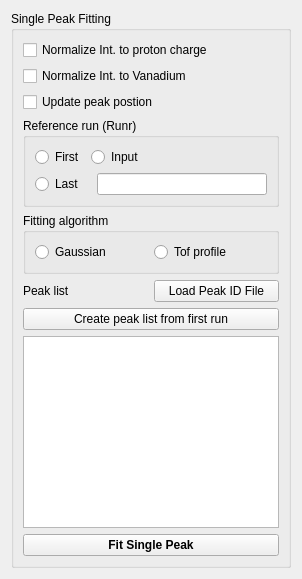
      <widget class="QWidget" name="tab_10">
       <attribute name="title">
        <string>VSPF</string>
       </attribute>
       <layout class="QVBoxLayout" name="verticalLayout_22">
        <item>
         <widget class="QGroupBox" name="groupBox_17">
          <property name="toolTip">
           <string>&lt;html&gt;&lt;head/&gt;&lt;body&gt;&lt;p&gt;VSPF: Peak fitting&lt;/p&gt;&lt;/body&gt;&lt;/html&gt;</string>
          </property>
          <property name="title">
           <string>Single Peak Fitting</string>
          </property>
          <layout class="QVBoxLayout" name="verticalLayout_20">
           <item>
            <widget class="QCheckBox" name="checkBox_singlePeakNormaliseByCurrent">
             <property name="text">
              <string>Normalize Int. to proton charge</string>
             </property>
            </widget>
           </item>
           <item>
            <widget class="QCheckBox" name="checkBox_singlePeakNormaliseByVanadium">
             <property name="text">
              <string>Normalize Int. to Vanadium</string>
             </property>
            </widget>
           </item>
           <item>
            <widget class="QCheckBox" name="checkBox_updatePeakPosition">
             <property name="text">
              <string>Update peak postion</string>
             </property>
            </widget>
           </item>
           <item>
            <widget class="QGroupBox" name="groupBox_18">
             <property name="title">
              <string>Reference run (Runr)</string>
             </property>
             <layout class="QGridLayout" name="gridLayout_13">
              <item row="0" column="0">
               <widget class="QRadioButton" name="radioButton_4">
                <property name="text">
                 <string>First</string>
                </property>
               </widget>
              </item>
              <item row="0" column="1" colspan="2">
               <widget class="QRadioButton" name="radioButton_7">
                <property name="text">
                 <string>Input</string>
                </property>
               </widget>
              </item>
              <item row="1" column="0" colspan="2">
               <widget class="QRadioButton" name="radioButton_6">
                <property name="text">
                 <string>Last</string>
                </property>
               </widget>
              </item>
              <item row="1" column="2">
               <widget class="QLineEdit" name="lineEdit_6"/>
              </item>
             </layout>
            </widget>
           </item>
           <item>
            <widget class="QGroupBox" name="groupBox_13">
             <property name="title">
              <string>Fitting algorithm</string>
             </property>
             <layout class="QHBoxLayout" name="horizontalLayout_16">
              <item>
               <widget class="QRadioButton" name="radioButton_gaussian">
                <property name="text">
                 <string>Gaussian</string>
                </property>
               </widget>
              </item>
              <item>
               <widget class="QRadioButton" name="radioButton_tofProfile">
                <property name="text">
                 <string>Tof profile</string>
                </property>
               </widget>
              </item>
             </layout>
            </widget>
           </item>
           <item>
            <layout class="QHBoxLayout" name="horizontalLayout_17">
             <item>
              <widget class="QLabel" name="label_4">
               <property name="text">
                <string>Peak list</string>
               </property>
              </widget>
             </item>
             <item>
              <widget class="QPushButton" name="pushButton_loadPeakIDFile">
               <property name="text">
                <string>Load Peak ID File</string>
               </property>
              </widget>
             </item>
            </layout>
           </item>
           <item>
            <widget class="QPushButton" name="pushButton_createPeakListFromRun1">
             <property name="toolTip">
              <string>&lt;html&gt;&lt;head/&gt;&lt;body&gt;&lt;p&gt;CALL gui TO PICK PEAKS&lt;/p&gt;&lt;/body&gt;&lt;/html&gt;</string>
             </property>
             <property name="text">
              <string>Create peak list from first run</string>
             </property>
            </widget>
           </item>
           <item>
            <widget class="QTableWidget" name="tableWidget">
             <property name="sizePolicy">
              <sizepolicy hsizetype="Preferred" vsizetype="Expanding">
               <horstretch>0</horstretch>
               <verstretch>0</verstretch>
              </sizepolicy>
             </property>
             <property name="minimumSize">
              <size>
               <width>0</width>
               <height>60</height>
              </size>
             </property>
            </widget>
           </item>
           <item>
            <layout class="QHBoxLayout" name="horizontalLayout_18">
             <item>
              <widget class="QPushButton" name="pushButton_fitSinglePeak">
               <property name="font">
                <font>
                 <weight>75</weight>
                 <bold>true</bold>
                </font>
               </property>
               <property name="toolTip">
                <string>&lt;html&gt;&lt;head/&gt;&lt;body&gt;&lt;p&gt;In the right plots show:&lt;/p&gt;&lt;p&gt;1: strain vs. run number;&lt;/p&gt;&lt;p&gt;2. peak width vs. run number; &lt;/p&gt;&lt;p&gt;3. ... &lt;/p&gt;&lt;/body&gt;&lt;/html&gt;</string>
               </property>
               <property name="text">
                <string>Fit Single Peak</string>
               </property>
              </widget>
             </item>
            </layout>
           </item>
          </layout>
         </widget>
        </item>
       </layout>
      </widget>
